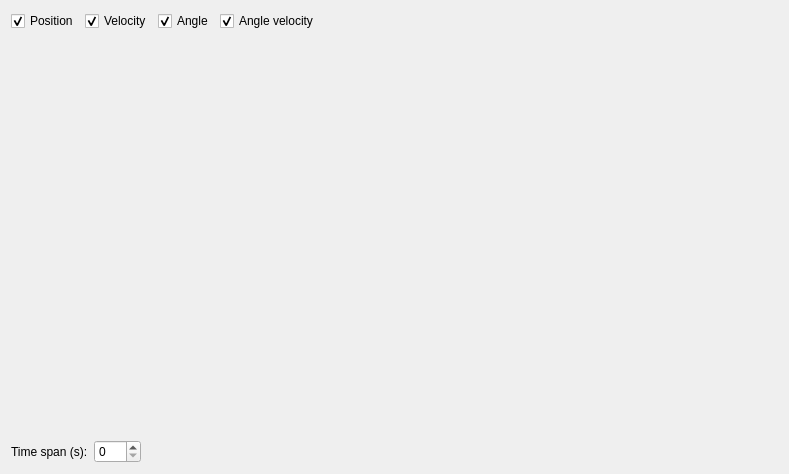
<?xml version="1.0" encoding="UTF-8"?>
<ui version="4.0">
 <class>CartPoleGraphWidget</class>
 <widget class="QWidget" name="CartPoleGraphWidget">
  <property name="geometry">
   <rect>
    <x>0</x>
    <y>0</y>
    <width>789</width>
    <height>474</height>
   </rect>
  </property>
  <property name="windowTitle">
   <string>Cart pole plots</string>
  </property>
  <layout class="QVBoxLayout" name="verticalLayout" stretch="0,0,0">
   <property name="sizeConstraint">
    <enum>QLayout::SetDefaultConstraint</enum>
   </property>
   <item>
    <layout class="QHBoxLayout" name="horizontalLayout">
     <property name="sizeConstraint">
      <enum>QLayout::SetDefaultConstraint</enum>
     </property>
     <item>
      <widget class="QCheckBox" name="chkPosition">
       <property name="text">
        <string>Position</string>
       </property>
       <property name="checked">
        <bool>true</bool>
       </property>
      </widget>
     </item>
     <item>
      <widget class="QCheckBox" name="chkVelocity">
       <property name="text">
        <string>Velocity</string>
       </property>
       <property name="checked">
        <bool>true</bool>
       </property>
      </widget>
     </item>
     <item>
      <widget class="QCheckBox" name="chkAngle">
       <property name="text">
        <string>Angle</string>
       </property>
       <property name="checked">
        <bool>true</bool>
       </property>
      </widget>
     </item>
     <item>
      <widget class="QCheckBox" name="chkAngleVelocity">
       <property name="text">
        <string>Angle velocity</string>
       </property>
       <property name="checked">
        <bool>true</bool>
       </property>
      </widget>
     </item>
     <item>
      <spacer name="horizontalSpacer_2">
       <property name="orientation">
        <enum>Qt::Horizontal</enum>
       </property>
       <property name="sizeHint" stdset="0">
        <size>
         <width>40</width>
         <height>20</height>
        </size>
       </property>
      </spacer>
     </item>
    </layout>
   </item>
   <item>
    <widget class="PlotWidget" name="plotWidget" native="true">
     <property name="sizePolicy">
      <sizepolicy hsizetype="Preferred" vsizetype="Expanding">
       <horstretch>0</horstretch>
       <verstretch>0</verstretch>
      </sizepolicy>
     </property>
    </widget>
   </item>
   <item>
    <layout class="QHBoxLayout" name="horizontalLayout_2">
     <property name="sizeConstraint">
      <enum>QLayout::SetDefaultConstraint</enum>
     </property>
     <item>
      <widget class="QLabel" name="lblTimeSpan">
       <property name="text">
        <string>Time span (s):</string>
       </property>
      </widget>
     </item>
     <item>
      <widget class="QSpinBox" name="spnTimeSpan">
       <property name="maximum">
        <number>120</number>
       </property>
      </widget>
     </item>
     <item>
      <spacer name="horizontalSpacer">
       <property name="orientation">
        <enum>Qt::Horizontal</enum>
       </property>
       <property name="sizeHint" stdset="0">
        <size>
         <width>40</width>
         <height>20</height>
        </size>
       </property>
      </spacer>
     </item>
    </layout>
   </item>
  </layout>
 </widget>
 <customwidgets>
  <customwidget>
   <class>PlotWidget</class>
   <extends>QWidget</extends>
   <header>pyplots.plot_widget</header>
   <container>1</container>
  </customwidget>
 </customwidgets>
 <resources/>
 <connections/>
</ui>
